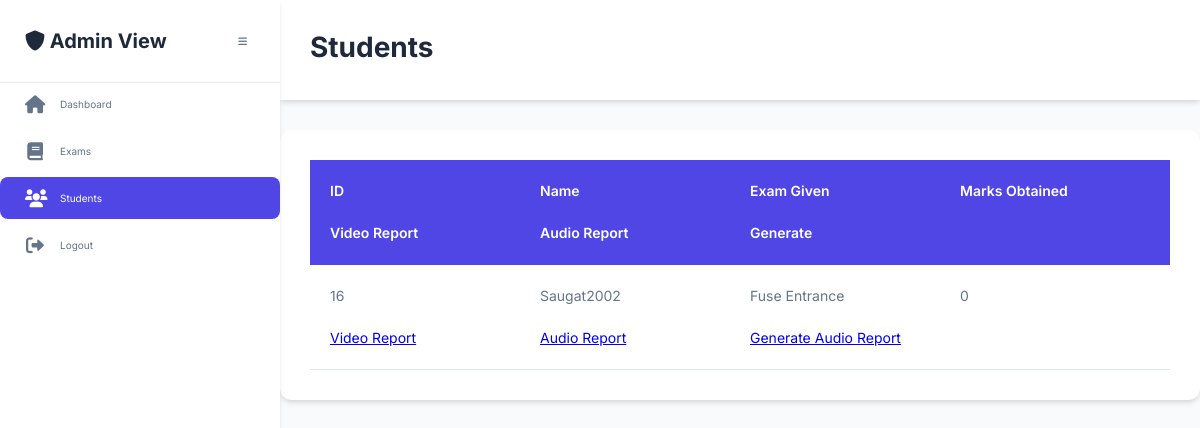
The app's page /students/, older data.
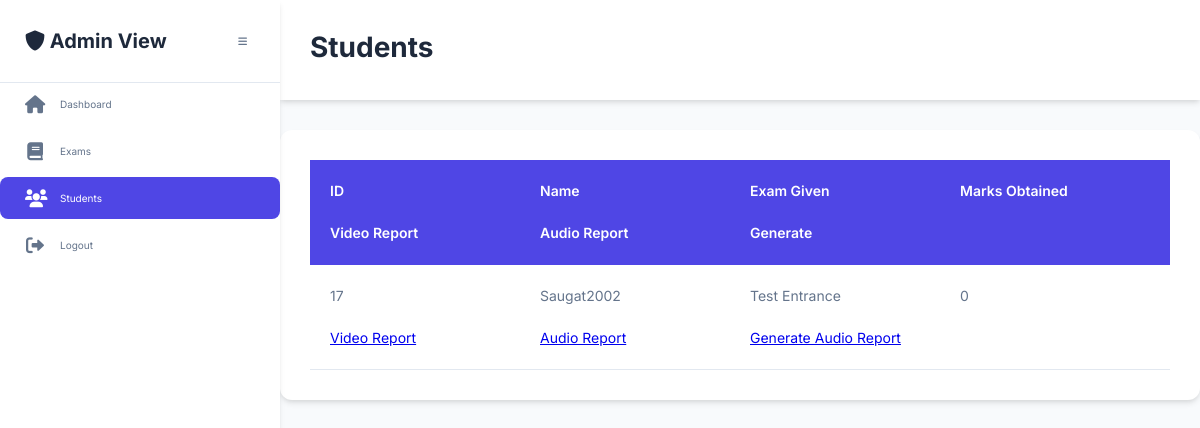
The same page, newer data.
### dashboard/models.py (models this page shows, shortened)
class BaseModel(models.Model):
    uid = models.UUIDField(default=uuid.uuid4, editable=False, unique=True)
    created_at = models.DateField(auto_now_add=True)
    updated_at = models.DateField(auto_now=True)
    class Meta: # abstract = True means this model will not be created in database
        abstract = True

class Student(BaseModel):
    username = models.CharField(max_length=100)
    email = models.EmailField(unique=True)
    password = models.CharField(max_length=100)
    exam_given = models.CharField(max_length=100, blank=True, null=True, default="Test Entrance")
    suspicoius_activity = models.BooleanField(default=False)
    marks_obtained = models.IntegerField(default=0)
    video_report = models.URLField(max_length=500, blank=True, null=True)
    audio_report = models.URLField(max_length=500, blank=True, null=True)
    recording = models.FileField(upload_to='proctoring_videos/', blank=True, null=True)

### dashboard/views.py (the view)
# urls.py: path("students/", getStudent, name="getStudent"),
def getStudent(request):
    students = Student.objects.all()
    students = list(students.values())
    response = {"students": students}
    return render(request, "students.html", response)

### dashboard/templates/students.html (shortened to what this page needs)
{% extends 'home.html' %}
{% block content %}
    <div class="header">
        <h1>Students</h1>
    </div>
    <div class="container user-container">
        <div class="users">
            <div class="users-keys">
                <div class="keys exam-id">ID</div>
                <div class="keys exam-name">Name</div>
                <div class="keys exam-description">Exam Given</div>
                <div class="keys exam-description">Marks Obtained</div>
                <div class="keys exam-price">Video Report</div>
                <div class="keys exam-image">Audio Report</div>
                <div class="keys exam-id">Generate</div>
            </div>
            {% for student in students %}
            <div class="users-values">
                <div class="values exam-id_value">{{ student.id }}</div>
                <div class="values exam-name_value">{{ student.username }}</div>
                <div class="values exam-description_value">{{ student.exam_given }}</div>
                <div class="values exam-description_value">{{ student.marks_obtained }}</div>
                <div class="values exam-price_value">
                    <a href="generate-report/{{student.id}}" target="_blank">Video Report</a>
                </div>
                <div class="values exam-image_value">
                    <a href="http://127.0.0.1:8000/students/audio_report/{{student.id}}">Audio Report</a>
                </div>
                <div class="values exam-id_value" id="suspicious">
                    <a href="http://127.0.0.1:8000/get_audio_report/{{student.id}}">Generate Audio Report</a>
                </div>
            </div>
            {% endfor %}
        </div>
    </div>
{% endblock %}

Row changes from the older to the newer data that the page shows:
removed Student: id "16", username "Saugat2002", exam_given "Fuse Entrance", marks_obtained "0"
added Student: id "17", username "Saugat2002", exam_given "Test Entrance", marks_obtained "0"
